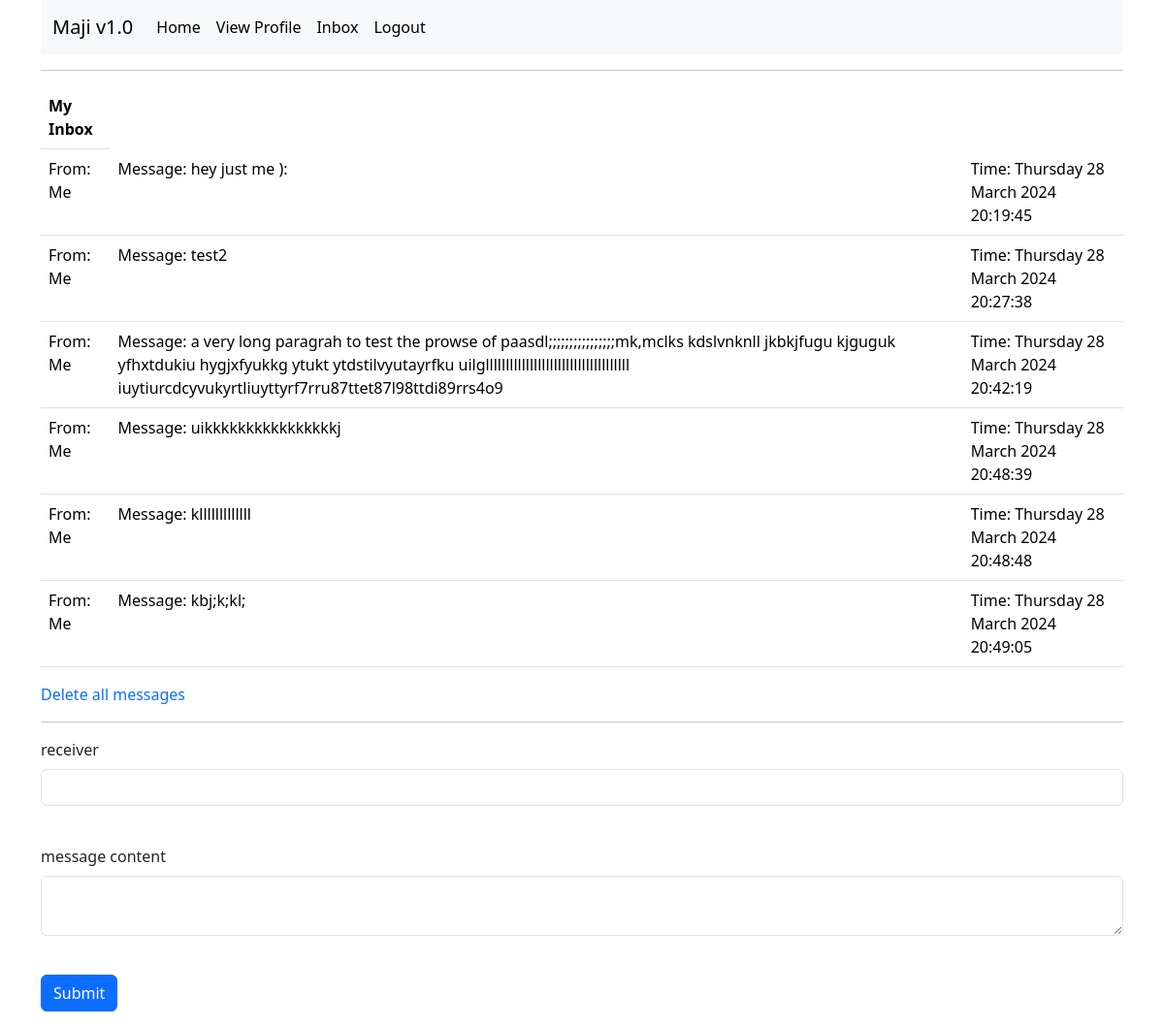
/inbox (signed in), run on the app's committed database.
### app/models.py (models this page shows)
class Message(db.Model):
    id = db.Column(db.Integer, primary_key=True)
    content = db.Column(db.Text, nullable=False)
    time = db.Column(db.DateTime, nullable=False, default=datetime.utcnow)
    sender_id = db.Column(db.Integer, db.ForeignKey('users.id'), nullable=False)
    receiver_id = db.Column(db.Integer, db.ForeignKey('users.id'), nullable=False)
    sender = db.relationship("Users", foreign_keys=[sender_id])
    receiver = db.relationship("Users", foreign_keys=[receiver_id])

### app/routes.py (the view, shortened to what this page needs)
@app.route('/inbox', methods=["GET", "POST"])
@login_required
def inbox():
    form = MessageForm()
    messages = Message.query.filter_by(receiver=current_user).all()
    return render_template('inbox.html', messages=messages, title="MyInbox", form=form)

### app/forms.py
class MessageForm(FlaskForm):
    content = TextAreaField("message content", validators=[DataRequired()])
    to = StringField("receiver", validators=[DataRequired()])
    submit = SubmitField('Submit')

### app/models.py (called while the page is built)
@login.user_loader
def Load_user(id):
    return Users.query.get(int(id))

### app/templates/inbox.html (shortened to what this page needs)
{% extends 'base.html' %}
{% block content %}
{% if messages|length > 0 %}
<table class="table">
	<tr>
		<th>My Inbox</th>
	</tr>
	{% for message in messages %}
	<tr>
		{% if message.sender.username == current_user.username %}
		<td>From: Me</td>
		{% else %}
		<td>From: {{ message.sender.username }}</td>
		{% endif %}
		<td>Message: {{ message.content }}</td>
		<td>Time: {{ message.time.strftime("%A %d %B %Y %H:%M:%S") }}</td>
	</tr>
	{% endfor %}
</table>
<a href="{{ url_for("delete_message", id="all") }}" class="text-decoration-none">Delete all messages</a>
{% else %}
	<p><i>No messages</i></p>
{% endif %}
<hr>
<form action='' method="post">
	<p>
		{{ form.to.label(class="form-label") }}<br>
		{{ form.to(class="form-control") }}<br>
	</p>
	<p>
		{{ form.content.label(class="form-label") }}<br>
		{{ form.content(class="form-control") }}<br>
	</p>
	<p>{{ form.submit(class="btn btn-primary") }}</p>
</form>
{% endblock %}

### app/templates/base.html (shortened to what this page needs)
<!doctype html>
<html lang="en">
	<head>
		<link href="https://cdn.jsdelivr.net/npm/bootstrap@5.3.3/dist/css/bootstrap.min.css" rel="stylesheet">
	</head>
	<body>
		<div class="container">
			{% include 'nav.html' %}
			<hr>
			{% block content %}
			{% endblock %}
		</div>
	</body>
</html>

### app/templates/nav.html (shortened to what this page needs)
<nav class="navbar navbar-expand-lg bg-body-tertiary">
	<div class="container-fluid">
		<a class="navbar-brand" href="#">Maji v1.0</a>
		<div class="collapse navbar-collapse" id="navbarSupportedContent">
			<ul class="navbar-nav me-auto mb-2 mb-lg-0">
				{% if current_user.is_anonymous %}
				<li class="nav-item"><a class="nav-link active" aria-current="page" href="{{ url_for("login") }}">Login</a></li>
				<li class="nav-item"><a class="nav-link active" aria-current="page" href="{{ url_for("register") }}">Register</a></li>
				{% else %}
				{% if current_user.email == "admin@admin.com" %}
				<li class="nav-item"><a class="nav-link active" aria-current="page" href="{{ url_for("admin") }}">Home</a></li>
				{% else %}
				<li class="nav-item"><a class="nav-link active" aria-current="page" href="{{ url_for("home") }}">Home</a></li>
				{% endif %}
				<li class="nav-item"><a class="nav-link active" aria-current="page" href="{{ url_for("profile") }}">View Profile</a></li>
				<li class="nav-item"><a class="nav-link active" aria-current="page" href="{{ url_for("inbox") }}">Inbox</a></li>
				<li class="nav-item"><a class="nav-link active" aria-current="page" href="{{ url_for("logout") }}">Logout</a></li>
				{% endif %}
			</ul>
		</div>
	</div>
</nav>

### data on the page
Message: content "hey just me ):", time "Thursday 28 March 2024 20:19:45"
Message: content "test2", time "Thursday 28 March 2024 20:27:38"
Message: content "a very long paragrah to test the prowse of paasdl;;;;;;;;;;;;;;;;mk,mclks kdslvnknll jkbkjfugu kjguguk yfhxtdukiu hygjxfyukkg ytukt ytdstilvyutayrfku uilgllllllllllllllllllllllllllllllllllll iuytiurcdcyvukyrtliuyttyrf7rru87ttet87l98ttdi89rrs4o9", time "Thursday 28 March 2024 20:42:19"
Message: content "uikkkkkkkkkkkkkkkkj", time "Thursday 28 March 2024 20:48:39"
Message: content "klllllllllllll", time "Thursday 28 March 2024 20:48:48"
Message: content "kbj;k;kl;", time "Thursday 28 March 2024 20:49:05"
